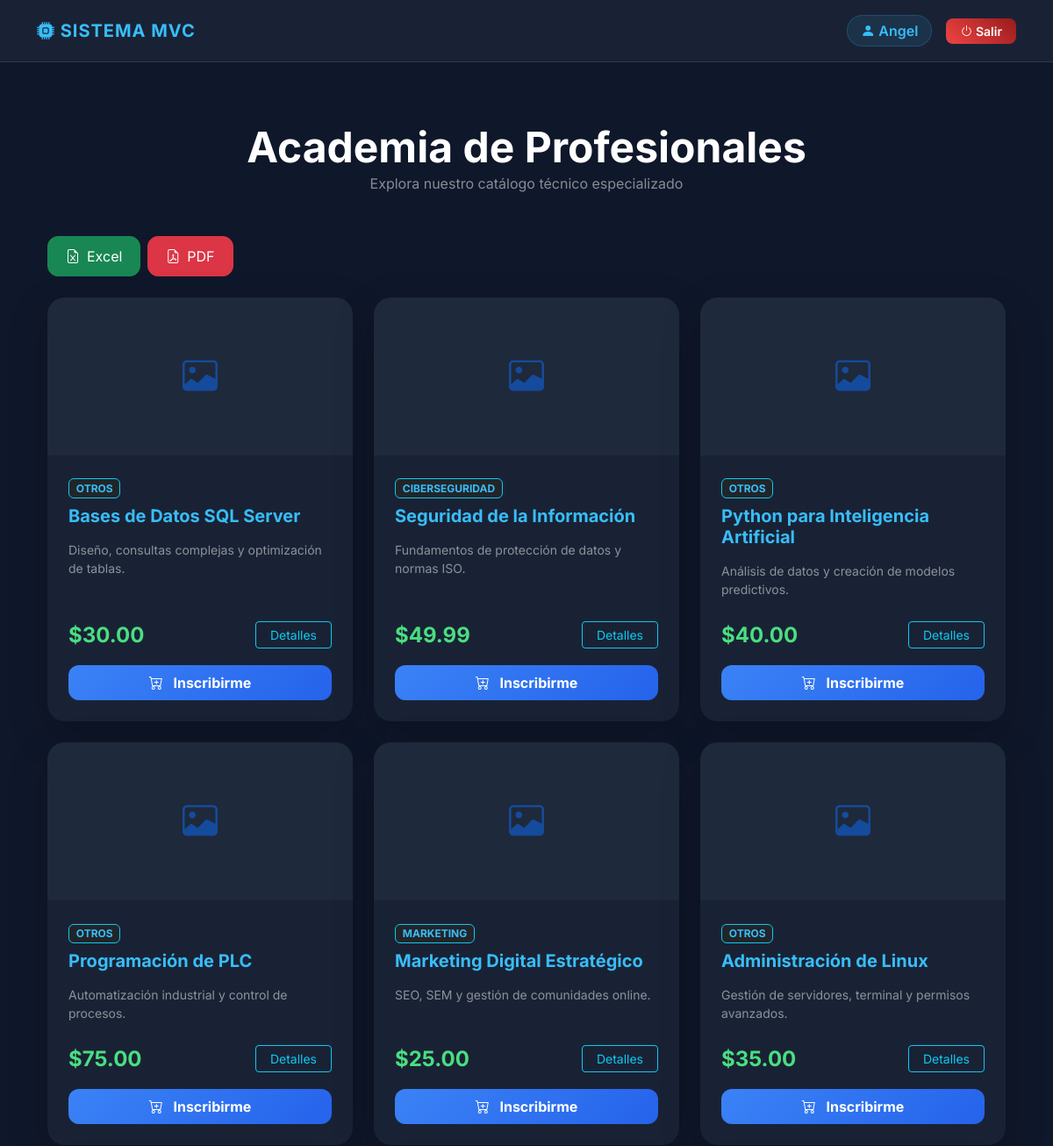
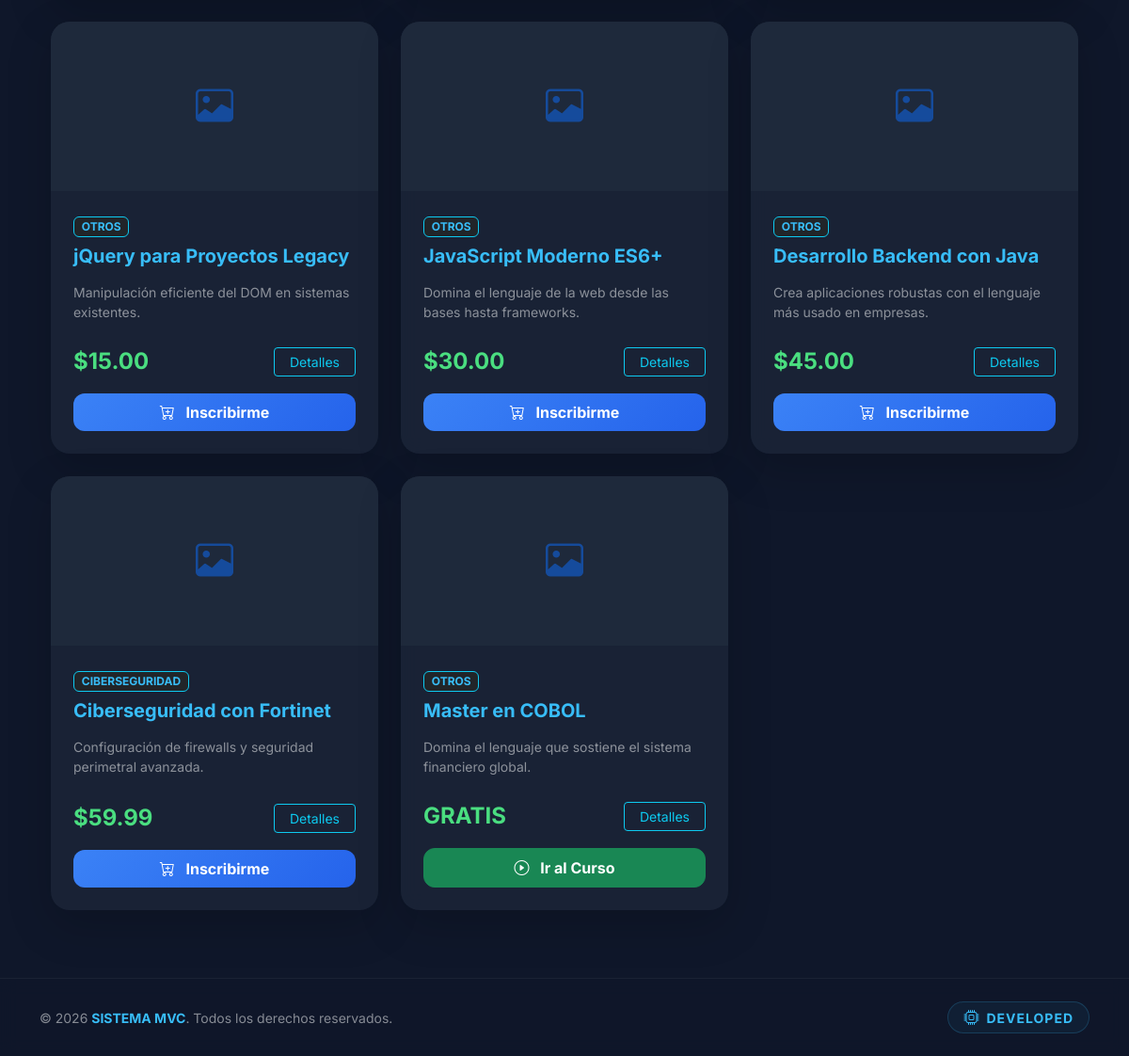
The app's page /tienda/public/index.php?url=cursos (signed in) with its own data (2 pictures, top to bottom).
### tables this page shows
CREATE TABLE `cursos` (
  `id` int(11) NOT NULL,
  `titulo` varchar(150) NOT NULL,
  `descripcion` text DEFAULT NULL,
  `precio` decimal(10,2) DEFAULT NULL,
  `imagen` varchar(255) DEFAULT 'default.jpg',
  `categoria` enum('marketing','ciberseguridad','otros') DEFAULT 'otros',
  `fecha_creacion` timestamp NOT NULL DEFAULT current_timestamp()
);

### tienda/app/Controllers/CourseController.php (called while the page is built, shortened)
<?php
class CourseController {
    private $courseModel;
    private $db;
    public function __construct($db) {
        $this->db = $db;
        $this->courseModel = new CourseModel($db);
    }
    public function index() {
        $usuario_id = $_SESSION['usuario_id'] ?? null;
        $cursos = $this->courseModel->obtenerTodos();
        $inscritos = [];
        if ($usuario_id) {
            $query = "SELECT curso_id FROM inscripciones WHERE usuario_id = :uid";
            $stmt = $this->db->prepare($query);
            $stmt->execute(['uid' => $usuario_id]);
            $inscritos = $stmt->fetchAll(\PDO::FETCH_COLUMN);
        }
        require_once APP_PATH . 'views/cursos/catalogo.php';
    }
}

### tienda/app/Models/CourseModel.php (called while the page is built, shortened)
<?php
class CourseModel {
    private $db;
    public function __construct($db) {
        $this->db = $db;
    }
    public function obtenerTodos() {
        try {
            $query = "SELECT * FROM cursos ORDER BY id DESC";
            return $this->db->query($query)->fetchAll(PDO::FETCH_ASSOC);
        } catch (\PDOException $e) {
            return $this->db->query("SELECT * FROM cursos")->fetchAll(PDO::FETCH_ASSOC);
        }
    }
}

### tienda/app/views/cursos/catalogo.php (the view, shortened to what this page needs)
<?php include '../app/views/servicios/layouts/header.php'; ?>
<div class="container py-5">
    <div class="mb-5 text-center">
        <h1 class="display-5 fw-bold text-white mb-0">Academia de Profesionales</h1>
        <p class="text-white-50">Explora nuestro catálogo técnico especializado</p>
    </div>
    <div class="d-flex gap-2 mb-4 justify-content-center justify-content-md-start">
        <a href="index.php?url=reporte-excel" class="btn btn-success d-flex align-items-center" style="border-radius: 12px; padding: 10px 20px;">
            <i class="bi bi-file-earmark-excel me-2"></i> Excel
        </a>
        <a href="index.php?url=reporte-pdf" class="btn btn-danger d-flex align-items-center" style="border-radius: 12px; padding: 10px 20px;">
            <i class="bi bi-file-earmark-pdf me-2"></i> PDF
        </a>
    </div>
    <div class="row">
        <?php foreach ($cursos as $curso): ?>
            <div class="col-md-4 mb-4">
                <div class="card h-100 border-0 shadow-lg card-hover" style="background: rgba(30, 41, 59, 0.7); border-radius: 20px; backdrop-filter: blur(10px); transition: 0.3s; overflow: hidden;">
                    <div style="height: 180px; overflow: hidden; background: #0f172a;">
                        <?php
                        $file = "public/img/cursos/" . $curso['imagen'];
                        if (!empty($curso['imagen']) && file_exists($file)): ?>
                            <img src="<?php echo $file; ?>" alt="<?php echo htmlspecialchars($curso['titulo']); ?>" style="width: 100%; height: 100%; object-fit: contain; padding: 10px;">
                        <?php else: ?>
                            <div style="width: 100%; height: 100%; display: flex; align-items: center; justify-content: center; background: #1e293b;">
                                <i class="bi bi-image text-primary" style="font-size: 2.5rem; opacity: 0.5;"></i>
                            </div>
                        <?php endif; ?>
                    </div>
                    <div class="card-body p-4 d-flex flex-column">
                        <div class="mb-2">
                            <span class="badge bg-dark text-info border border-info"><?php echo strtoupper($curso['categoria']); ?></span>
                        </div>
                        <h5 class="card-title text-info fw-bold mb-3"><?php echo htmlspecialchars($curso['titulo']); ?></h5>
                        <p class="card-text text-white-50 small mb-4 flex-grow-1">
                            <?php echo htmlspecialchars($curso['descripcion']); ?>
                        </p>
                        <div class="mt-auto">
                            <div class="d-flex justify-content-between align-items-center mb-3">
                                <span class="text-success fw-bold fs-4">
                                    <?php echo ($curso['precio'] > 0) ? '$' . number_format($curso['precio'], 2) : 'GRATIS'; ?>
                                </span>
                                <a href="index.php?url=ver-curso&id=<?php echo $curso['id']; ?>" class="btn btn-outline-info btn-sm px-3">Detalles</a>
                            </div>
                            <?php if (isset($inscritos) && in_array($curso['id'], $inscritos)): ?>
                                <a href="index.php?url=ver-curso&id=<?php echo $curso['id']; ?>" class="btn btn-success w-100 fw-bold py-2" style="border-radius: 12px;">
                                    <i class="bi bi-play-circle me-2"></i> Ir al Curso
                                </a>
                            <?php else: ?>
                                <a href="index.php?url=comprar&id=<?php echo $curso['id']; ?>" class="btn btn-primary w-100 fw-bold py-2" style="border-radius: 12px; background: linear-gradient(135deg, #3b82f6, #2563eb); border: none;">
                                    <i class="bi bi-cart-plus me-2"></i> Inscribirme
                                </a>
                            <?php endif; ?>
                        </div>
                    </div>
                </div>
            </div>
        <?php endforeach; ?>
    </div>
</div>
<?php include '../app/views/servicios/layouts/footer.php'; ?>

### tienda/app/views/servicios/layouts/header.php (style rules this page uses)
body { font-family: 'Inter', sans-serif; background-color: #0f172a; color: #f8fafc; min-height: 100vh; }

### tienda/app/views/cursos/catalogo.php (style rules this page uses)
.text-info { color: #38bdf8 !important; }
.text-success { color: #4ade80 !important; }

### tienda/app/views/servicios/layouts/footer.php (style rules this page uses)
body { display: flex; flex-direction: column; min-height: 100vh; }
html { scroll-behavior: smooth; }

### records on screen
cursos: categoria "OTROS", titulo "Bases de Datos SQL Server", descripcion "Diseño, consultas complejas y optimización de tablas.", precio "30.00"
cursos: categoria "CIBERSEGURIDAD", titulo "Seguridad de la Información", descripcion "Fundamentos de protección de datos y normas ISO.", precio "49.99"
cursos: categoria "OTROS", titulo "Python para Inteligencia Artificial", descripcion "Análisis de datos y creación de modelos predictivos.", precio "40.00"
cursos: categoria "OTROS", titulo "Programación de PLC", descripcion "Automatización industrial y control de procesos.", precio "75.00"
cursos: categoria "MARKETING", titulo "Marketing Digital Estratégico", descripcion "SEO, SEM y gestión de comunidades online.", precio "25.00"
cursos: categoria "OTROS", titulo "Administración de Linux", descripcion "Gestión de servidores, terminal y permisos avanzados.", precio "35.00"
cursos: categoria "OTROS", titulo "jQuery para Proyectos Legacy", descripcion "Manipulación eficiente del DOM en sistemas existentes.", precio "15.00"
cursos: categoria "OTROS", titulo "JavaScript Moderno ES6+", descripcion "Domina el lenguaje de la web desde las bases hasta frameworks.", precio "30.00"
cursos: categoria "OTROS", titulo "Desarrollo Backend con Java", descripcion "Crea aplicaciones robustas con el lenguaje más usado en empresas.", precio "45.00"
cursos: categoria "CIBERSEGURIDAD", titulo "Ciberseguridad con Fortinet", descripcion "Configuración de firewalls y seguridad perimetral avanzada.", precio "59.99"
cursos: categoria "OTROS", titulo "Master en COBOL", descripcion "Domina el lenguaje que sostiene el sistema financiero global.", precio "GRATIS"

### other values on screen
$_SESSION['usuario_nombre'] "Angel"
